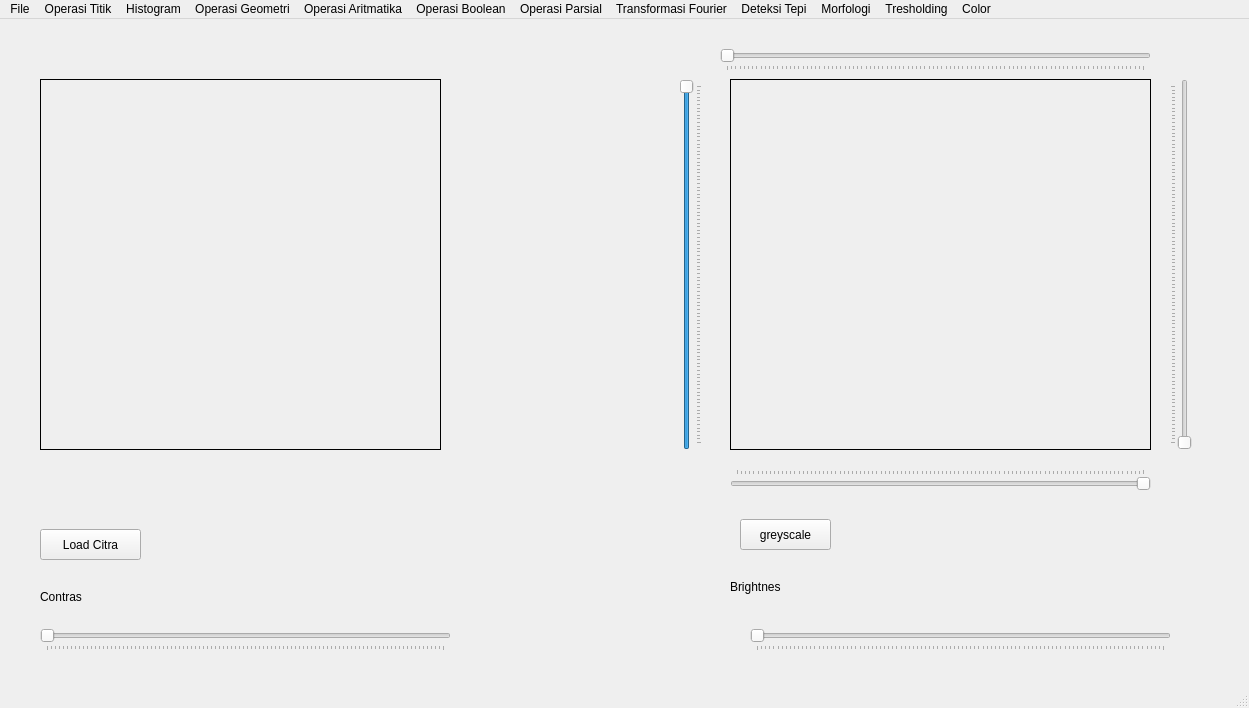
<?xml version="1.0" encoding="UTF-8"?>
<ui version="4.0">
 <class>MainWindow</class>
 <widget class="QMainWindow" name="MainWindow">
  <property name="geometry">
   <rect>
    <x>0</x>
    <y>0</y>
    <width>1249</width>
    <height>708</height>
   </rect>
  </property>
  <property name="windowTitle">
   <string>MainWindow</string>
  </property>
  <widget class="QWidget" name="centralwidget">
   <widget class="QPushButton" name="button_loadCitra">
    <property name="geometry">
     <rect>
      <x>40</x>
      <y>510</y>
      <width>101</width>
      <height>31</height>
     </rect>
    </property>
    <property name="text">
     <string>Load Citra</string>
    </property>
   </widget>
   <widget class="QLabel" name="label">
    <property name="geometry">
     <rect>
      <x>40</x>
      <y>60</y>
      <width>401</width>
      <height>371</height>
     </rect>
    </property>
    <property name="frameShape">
     <enum>QFrame::Box</enum>
    </property>
    <property name="text">
     <string/>
    </property>
   </widget>
   <widget class="QPushButton" name="button_prosesCitra">
    <property name="geometry">
     <rect>
      <x>740</x>
      <y>500</y>
      <width>91</width>
      <height>31</height>
     </rect>
    </property>
    <property name="text">
     <string>greyscale</string>
    </property>
   </widget>
   <widget class="QLabel" name="label_2">
    <property name="geometry">
     <rect>
      <x>730</x>
      <y>60</y>
      <width>421</width>
      <height>371</height>
     </rect>
    </property>
    <property name="frameShape">
     <enum>QFrame::Box</enum>
    </property>
    <property name="text">
     <string/>
    </property>
   </widget>
   <widget class="QSlider" name="crop_atas_horizontal">
    <property name="geometry">
     <rect>
      <x>720</x>
      <y>30</y>
      <width>431</width>
      <height>22</height>
     </rect>
    </property>
    <property name="layoutDirection">
     <enum>Qt::LeftToRight</enum>
    </property>
    <property name="orientation">
     <enum>Qt::Horizontal</enum>
    </property>
    <property name="tickPosition">
     <enum>QSlider::TicksBelow</enum>
    </property>
   </widget>
   <widget class="QSlider" name="crop_atas_vertical">
    <property name="geometry">
     <rect>
      <x>680</x>
      <y>60</y>
      <width>22</width>
      <height>371</height>
     </rect>
    </property>
    <property name="layoutDirection">
     <enum>Qt::LeftToRight</enum>
    </property>
    <property name="value">
     <number>99</number>
    </property>
    <property name="sliderPosition">
     <number>99</number>
    </property>
    <property name="orientation">
     <enum>Qt::Vertical</enum>
    </property>
    <property name="tickPosition">
     <enum>QSlider::TicksBelow</enum>
    </property>
   </widget>
   <widget class="QSlider" name="crop_bawah_horizontal">
    <property name="geometry">
     <rect>
      <x>730</x>
      <y>450</y>
      <width>421</width>
      <height>22</height>
     </rect>
    </property>
    <property name="layoutDirection">
     <enum>Qt::RightToLeft</enum>
    </property>
    <property name="value">
     <number>0</number>
    </property>
    <property name="orientation">
     <enum>Qt::Horizontal</enum>
    </property>
    <property name="tickPosition">
     <enum>QSlider::TicksAbove</enum>
    </property>
   </widget>
   <widget class="QSlider" name="crop_bawah_vertical">
    <property name="geometry">
     <rect>
      <x>1170</x>
      <y>60</y>
      <width>22</width>
      <height>371</height>
     </rect>
    </property>
    <property name="orientation">
     <enum>Qt::Vertical</enum>
    </property>
    <property name="tickPosition">
     <enum>QSlider::TicksAbove</enum>
    </property>
   </widget>
   <widget class="QSlider" name="contrasSlider">
    <property name="geometry">
     <rect>
      <x>40</x>
      <y>610</y>
      <width>411</width>
      <height>22</height>
     </rect>
    </property>
    <property name="orientation">
     <enum>Qt::Horizontal</enum>
    </property>
    <property name="tickPosition">
     <enum>QSlider::TicksBelow</enum>
    </property>
   </widget>
   <widget class="QLabel" name="label_3">
    <property name="geometry">
     <rect>
      <x>40</x>
      <y>570</y>
      <width>55</width>
      <height>16</height>
     </rect>
    </property>
    <property name="text">
     <string>Contras</string>
    </property>
   </widget>
   <widget class="QSlider" name="brightnesSlider">
    <property name="geometry">
     <rect>
      <x>750</x>
      <y>610</y>
      <width>421</width>
      <height>22</height>
     </rect>
    </property>
    <property name="orientation">
     <enum>Qt::Horizontal</enum>
    </property>
    <property name="tickPosition">
     <enum>QSlider::TicksBelow</enum>
    </property>
   </widget>
   <widget class="QLabel" name="label_4">
    <property name="geometry">
     <rect>
      <x>730</x>
      <y>560</y>
      <width>55</width>
      <height>16</height>
     </rect>
    </property>
    <property name="text">
     <string>Brightnes</string>
    </property>
   </widget>
  </widget>
  <widget class="QMenuBar" name="menubar">
   <property name="geometry">
    <rect>
     <x>0</x>
     <y>0</y>
     <width>1249</width>
     <height>26</height>
    </rect>
   </property>
   <widget class="QMenu" name="menuOperasi_Titik">
    <property name="title">
     <string>Operasi Titik</string>
    </property>
    <addaction name="actionOperasi_pencerahan"/>
    <addaction name="actionSimple_contras"/>
    <addaction name="actionContras_streching"/>
    <addaction name="actionNegative"/>
    <addaction name="actionBiner"/>
   </widget>
   <widget class="QMenu" name="menuHistogram">
    <property name="title">
     <string>Histogram</string>
    </property>
    <addaction name="actionHistogram_greyscale"/>
    <addaction name="actionHistogram_RGB"/>
    <addaction name="actionHistogram_Equalization"/>
   </widget>
   <widget class="QMenu" name="menuOperasi_Geometri">
    <property name="title">
     <string>Operasi Geometri</string>
    </property>
    <widget class="QMenu" name="menuRotasi">
     <property name="title">
      <string>Rotasi</string>
     </property>
     <addaction name="action90_Derajat"/>
     <addaction name="action_90_Derajat"/>
     <addaction name="action45_Derajat"/>
     <addaction name="action_45_Derajat"/>
     <addaction name="action180_Derajat"/>
    </widget>
    <widget class="QMenu" name="menuZoom_Out">
     <property name="title">
      <string>Zoom Out</string>
     </property>
     <addaction name="action200"/>
     <addaction name="action300"/>
     <addaction name="action400"/>
    </widget>
    <widget class="QMenu" name="menuZoom_In">
     <property name="title">
      <string>Zoom In</string>
     </property>
     <addaction name="action75"/>
     <addaction name="action50"/>
     <addaction name="action25"/>
    </widget>
    <addaction name="actionTranslasi"/>
    <addaction name="menuRotasi"/>
    <addaction name="menuZoom_Out"/>
    <addaction name="menuZoom_In"/>
    <addaction name="actionCrop"/>
   </widget>
   <widget class="QMenu" name="menuAritmatika">
    <property name="title">
     <string>Operasi Aritmatika</string>
    </property>
    <addaction name="actionPertambahan_2"/>
    <addaction name="actionPengurangan"/>
    <addaction name="actionPerkalian"/>
    <addaction name="actionPembagian"/>
   </widget>
   <widget class="QMenu" name="menuBoolean">
    <property name="title">
     <string>Operasi Boolean</string>
    </property>
    <addaction name="actionAND"/>
    <addaction name="actionOR"/>
    <addaction name="actionXOR"/>
   </widget>
   <widget class="QMenu" name="menuFile">
    <property name="title">
     <string>File</string>
    </property>
    <addaction name="actionSave"/>
    <addaction name="actionLoad"/>
   </widget>
   <widget class="QMenu" name="menuFiltering">
    <property name="title">
     <string>Operasi Parsial</string>
    </property>
    <widget class="QMenu" name="menuHighpass">
     <property name="title">
      <string>Low Pass</string>
     </property>
     <widget class="QMenu" name="menuSharpening">
      <property name="title">
       <string>Sharpening</string>
      </property>
      <addaction name="actionKarnel_i"/>
      <addaction name="actionKarnel_ii"/>
      <addaction name="actionKarnel_iii"/>
      <addaction name="actionKarnel_iv"/>
      <addaction name="actionKarnel_v"/>
      <addaction name="actionKarnel_vi"/>
      <addaction name="actionAll"/>
     </widget>
     <addaction name="actionKarnel1"/>
     <addaction name="actionKarnel2"/>
     <addaction name="menuSharpening"/>
     <addaction name="actionLaplace"/>
    </widget>
    <widget class="QMenu" name="menuLowPass">
     <property name="title">
      <string>Hight Pass</string>
     </property>
     <addaction name="actionMeanFilter_2"/>
     <addaction name="actionGaussianFilter"/>
    </widget>
    <addaction name="menuHighpass"/>
    <addaction name="menuLowPass"/>
    <addaction name="actionMedian_filter"/>
    <addaction name="actionMax_Filter"/>
    <addaction name="actionMin_Filter"/>
   </widget>
   <widget class="QMenu" name="menuTransformasi_Fourier">
    <property name="title">
     <string>Transformasi Fourier</string>
    </property>
    <addaction name="actionSmoothing"/>
    <addaction name="actionEdge"/>
   </widget>
   <widget class="QMenu" name="menuDeteksi_Tepi">
    <property name="title">
     <string>Deteksi Tepi</string>
    </property>
    <addaction name="actionSobel"/>
    <addaction name="actionPrewitt"/>
    <addaction name="actionRobert"/>
    <addaction name="actionCanny_Adge"/>
   </widget>
   <widget class="QMenu" name="menuMorfologi">
    <property name="title">
     <string>Morfologi</string>
    </property>
    <addaction name="actionDilasi"/>
    <addaction name="actionErosi"/>
    <addaction name="separator"/>
    <addaction name="actionOpening"/>
    <addaction name="actionClosing"/>
    <addaction name="actionSkeletonize"/>
   </widget>
   <widget class="QMenu" name="menuTresholding">
    <property name="title">
     <string>Tresholding</string>
    </property>
    <addaction name="actionBinary"/>
    <addaction name="separator"/>
    <addaction name="actionBinary_INV"/>
    <addaction name="actionTrunc"/>
    <addaction name="actionTo_Zero"/>
    <addaction name="actionTo_Zero_INV"/>
    <addaction name="actionGlobalTreshold"/>
    <addaction name="actionMeanTreshold"/>
    <addaction name="actionGaussianTreshold"/>
    <addaction name="actionOtsuTreshold"/>
    <addaction name="actionContour"/>
   </widget>
   <widget class="QMenu" name="menuColor">
    <property name="title">
     <string>Color</string>
    </property>
    <addaction name="actionColor_Tracking"/>
    <addaction name="actionColor_Picker"/>
   </widget>
   <addaction name="menuFile"/>
   <addaction name="menuOperasi_Titik"/>
   <addaction name="menuHistogram"/>
   <addaction name="menuOperasi_Geometri"/>
   <addaction name="menuAritmatika"/>
   <addaction name="menuBoolean"/>
   <addaction name="menuFiltering"/>
   <addaction name="menuTransformasi_Fourier"/>
   <addaction name="menuDeteksi_Tepi"/>
   <addaction name="menuMorfologi"/>
   <addaction name="menuTresholding"/>
   <addaction name="menuColor"/>
  </widget>
  <widget class="QStatusBar" name="statusbar"/>
  <action name="actionOperasi_pencerahan">
   <property name="text">
    <string>Operasi pencerahan</string>
   </property>
  </action>
  <action name="actionSimple_contras">
   <property name="text">
    <string>Simple contras</string>
   </property>
  </action>
  <action name="actionContras_streching">
   <property name="text">
    <string>Contras streching</string>
   </property>
  </action>
  <action name="actionNegative">
   <property name="text">
    <string>Negative</string>
   </property>
  </action>
  <action name="actionBiner">
   <property name="text">
    <string>Biner</string>
   </property>
  </action>
  <action name="actionHistogram_greyscale">
   <property name="text">
    <string>Histogram greyscale</string>
   </property>
  </action>
  <action name="actionHistogram_RGB">
   <property name="text">
    <string>Histogram RGB</string>
   </property>
  </action>
  <action name="actionHistogram_Equalization">
   <property name="text">
    <string>Histogram Equalization</string>
   </property>
  </action>
  <action name="actionTranslasi">
   <property name="text">
    <string>Translasi</string>
   </property>
  </action>
  <action name="action90_Derajat">
   <property name="text">
    <string>90 Derajat</string>
   </property>
  </action>
  <action name="action_90_Derajat">
   <property name="text">
    <string>-90 Derajat</string>
   </property>
  </action>
  <action name="action45_Derajat">
   <property name="text">
    <string>45 Derajat</string>
   </property>
  </action>
  <action name="action_45_Derajat">
   <property name="text">
    <string>-45 Derajat</string>
   </property>
  </action>
  <action name="action180_Derajat">
   <property name="text">
    <string>180 Derajat</string>
   </property>
  </action>
  <action name="action200">
   <property name="text">
    <string>200%</string>
   </property>
  </action>
  <action name="action300">
   <property name="text">
    <string>300%</string>
   </property>
  </action>
  <action name="action400">
   <property name="text">
    <string>400%</string>
   </property>
  </action>
  <action name="action75">
   <property name="text">
    <string>75%</string>
   </property>
  </action>
  <action name="action50">
   <property name="text">
    <string>50%</string>
   </property>
  </action>
  <action name="action25">
   <property name="text">
    <string>25%</string>
   </property>
  </action>
  <action name="actionPertambahan">
   <property name="text">
    <string>Pertambahan</string>
   </property>
  </action>
  <action name="actionCrop">
   <property name="text">
    <string>Crop</string>
   </property>
  </action>
  <action name="actionPertambahan_2">
   <property name="text">
    <string>Pertambahan</string>
   </property>
  </action>
  <action name="actionPengurangan">
   <property name="text">
    <string>Pengurangan</string>
   </property>
  </action>
  <action name="actionPerkalian">
   <property name="text">
    <string>Perkalian</string>
   </property>
  </action>
  <action name="actionPembagian">
   <property name="text">
    <string>Pembagian</string>
   </property>
  </action>
  <action name="actionAND">
   <property name="text">
    <string>AND</string>
   </property>
  </action>
  <action name="actionOR">
   <property name="text">
    <string>OR</string>
   </property>
  </action>
  <action name="actionXOR">
   <property name="text">
    <string>XOR</string>
   </property>
  </action>
  <action name="actionSave">
   <property name="text">
    <string>Save</string>
   </property>
  </action>
  <action name="actionLoad">
   <property name="text">
    <string>Load</string>
   </property>
  </action>
  <action name="actionKarnel1">
   <property name="text">
    <string>Karnel1</string>
   </property>
  </action>
  <action name="actionKarnel2">
   <property name="text">
    <string>Karnel2</string>
   </property>
  </action>
  <action name="action3x3">
   <property name="text">
    <string>3x3</string>
   </property>
  </action>
  <action name="action2x2">
   <property name="text">
    <string>2x2</string>
   </property>
  </action>
  <action name="actionMeanFilter_2">
   <property name="text">
    <string>MeanFilter</string>
   </property>
  </action>
  <action name="actionGaussianFilter">
   <property name="text">
    <string>GaussianFilter</string>
   </property>
  </action>
  <action name="actionKarnel_i">
   <property name="text">
    <string>Karnel(i)</string>
   </property>
  </action>
  <action name="actionKarnel_ii">
   <property name="text">
    <string>Karnel(ii)</string>
   </property>
  </action>
  <action name="actionKarnel_iii">
   <property name="text">
    <string>Karnel(iii)</string>
   </property>
  </action>
  <action name="actionKarnel_iv">
   <property name="text">
    <string>Karnel(iv)</string>
   </property>
  </action>
  <action name="actionKarnel_v">
   <property name="text">
    <string>Karnel(v)</string>
   </property>
  </action>
  <action name="actionKarnel_vi">
   <property name="text">
    <string>Karnel(vi)</string>
   </property>
  </action>
  <action name="actionLaplace">
   <property name="text">
    <string>Laplace</string>
   </property>
  </action>
  <action name="actionMedian_filter">
   <property name="text">
    <string>Median filter</string>
   </property>
  </action>
  <action name="actionMax_Filter">
   <property name="text">
    <string>Max Filter</string>
   </property>
  </action>
  <action name="actionMin_Filter">
   <property name="text">
    <string>Min Filter</string>
   </property>
  </action>
  <action name="actionSmoothing">
   <property name="text">
    <string>Smoothing</string>
   </property>
  </action>
  <action name="actionEdge">
   <property name="text">
    <string>Edge</string>
   </property>
  </action>
  <action name="actionSobel">
   <property name="text">
    <string>Sobel</string>
   </property>
  </action>
  <action name="actionPrewitt">
   <property name="text">
    <string>Prewitt</string>
   </property>
  </action>
  <action name="actionRobert">
   <property name="text">
    <string>Robert</string>
   </property>
  </action>
  <action name="actionCanny_Adge">
   <property name="text">
    <string>Canny Adge</string>
   </property>
  </action>
  <action name="actionAll">
   <property name="text">
    <string>All</string>
   </property>
  </action>
  <action name="actionDilasi">
   <property name="text">
    <string>Dilasi</string>
   </property>
  </action>
  <action name="actionErosi">
   <property name="text">
    <string>Erosi</string>
   </property>
  </action>
  <action name="actionOpening">
   <property name="text">
    <string>Opening</string>
   </property>
  </action>
  <action name="actionClosing">
   <property name="text">
    <string>Closing</string>
   </property>
  </action>
  <action name="actionSkeletonize">
   <property name="text">
    <string>Skeletonize</string>
   </property>
  </action>
  <action name="actionBinary">
   <property name="text">
    <string>Binary</string>
   </property>
  </action>
  <action name="actionBinary_INV">
   <property name="text">
    <string>Binary INV</string>
   </property>
  </action>
  <action name="actionTrunc">
   <property name="text">
    <string>Trunc</string>
   </property>
  </action>
  <action name="actionTo_Zero">
   <property name="text">
    <string>To Zero</string>
   </property>
  </action>
  <action name="actionTo_Zero_INV">
   <property name="text">
    <string>To Zero INV</string>
   </property>
  </action>
  <action name="actionGlobalTreshold">
   <property name="text">
    <string>GlobalTreshold</string>
   </property>
  </action>
  <action name="actionMeanTreshold">
   <property name="text">
    <string>MeanTreshold</string>
   </property>
  </action>
  <action name="actionGaussianTreshold">
   <property name="text">
    <string>GaussianTreshold</string>
   </property>
  </action>
  <action name="actionOtsuTreshold">
   <property name="text">
    <string>OtsuTreshold</string>
   </property>
  </action>
  <action name="actionContour">
   <property name="text">
    <string>Contour</string>
   </property>
  </action>
  <action name="actionColor_Tracking">
   <property name="text">
    <string>Color Tracking</string>
   </property>
  </action>
  <action name="actionColor_Picker">
   <property name="text">
    <string>Color Picker</string>
   </property>
  </action>
 </widget>
 <resources/>
 <connections/>
</ui>
